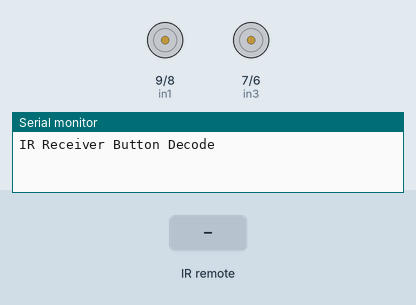
Simulated run of this sketch. Board: Arduino Uno, built with avr-gcc and run on an emulated ATmega328P. On the bench: motor-driver pin pairs drawn as motors (green arrow = first pin HIGH = forward, orange = second pin HIGH = backward, longer = more drive, scaled by the enable pin), the last lines printed to the serial monitor. The test bench sets the inputs (shaded band).

Above: at 1.2 s.
1.3 s: infrared code 0xFF18E7 received
2.8 s: infrared code 0xFF7A85 received
At 4.0 s:
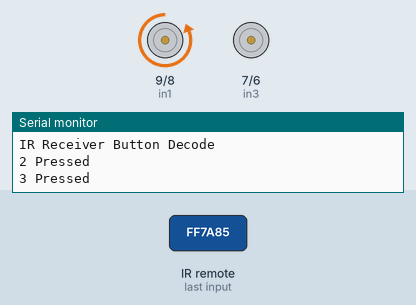
4.3 s: infrared code 0xFF30CF received
At 5.3 s:
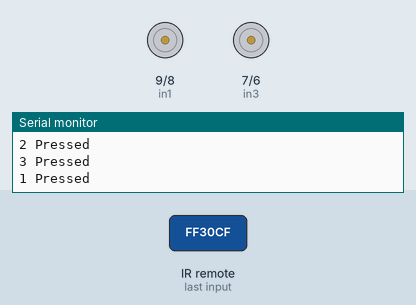
5.8 s: infrared code 0xFF10EF received
7.3 s: infrared code 0xFF5AA5 received
At 8.5 s:
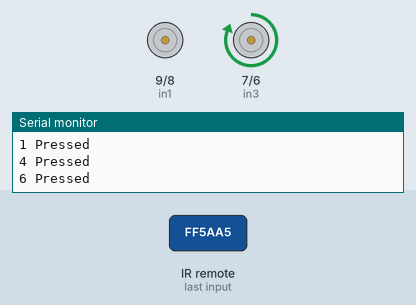
8.8 s: infrared code 0xFF38C7 received
At 9.9 s:
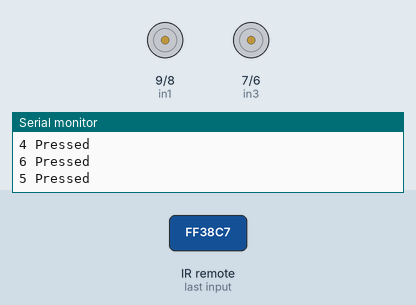
Timing chart, 0 to 11.3 s (numbered marks = the images above; inputs shaded):
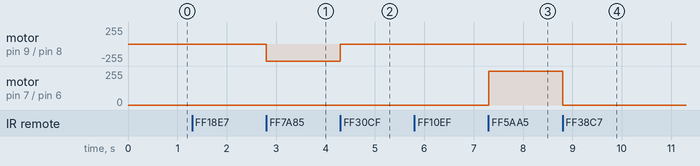

Measured:
- after the input at 2.8 s, motor on pin 9 (in1) / pin 8 (in2): stopped → backward 255/255 at once
- after the input at 4.3 s, motor on pin 9 (in1) / pin 8 (in2): backward 255/255 → stopped at once
- after the input at 7.3 s, motor on pin 7 (in3) / pin 6 (in4): stopped → forward 255/255 at once
- after the input at 8.8 s, motor on pin 7 (in3) / pin 6 (in4): forward 255/255 → stopped at once

The sketch:

Source_Code.ino
```cpp
/*  Gear Motor Control With L298N Motor Controller And IR Remote
 *
 *  GitHub URL - https://github.com/narayanvyas/Gear-Motor-Control-With-Arduino-And-L298N-Motor-Controller
 *
 *  Developed By Web Dev Fusion
 *  URL - https://www.webdevfusion.com
 *
 * Components
 * ----------
 *  - Arduino Uno
 *  - L298N Motor Controller
 *  - IR Remote
 *  - Jumper Wires
 *  - 2 x Gear Motors
 *  - Battery Pack
 *
 *  Libraries
 *  ---------
 *  - IRRemote - https://github.com/z3t0/Arduino-IRremote (Search In Library Manager)
 *
 */

#include "IRremote.h"

int receiver = 11;           // Signal Pin of IR receiver to Arduino Digital Pin 11
IRrecv irrecv(receiver);     // create instance of 'irrecv'
decode_results results;      // create instance of 'decode_results'

// connect motor controller pins to Arduino digital pins
// motor one
int enA = 10;
int in1 = 9;
int in2 = 8;
// motor two
int enB = 5;
int in3 = 7;
int in4 = 6;

void setup()
{
  Serial.begin(9600);
  Serial.println("IR Receiver Button Decode");
  irrecv.enableIRIn(); // Start the receiver
  // set all the motor control pins to outputs
  pinMode(enA, OUTPUT);
  pinMode(enB, OUTPUT);
  pinMode(in1, OUTPUT);
  pinMode(in2, OUTPUT);
  pinMode(in3, OUTPUT);
  pinMode(in4, OUTPUT);
}

void loop()
{
  if (irrecv.decode(&results)) // have we received an IR signal?
  {
    translateIR();
    irrecv.resume(); // receive the next value
  }
}

void translateIR() // takes action based on IR code received
// describing Remote IR codes

{
  switch(results.value)
  {
    case 16724175:
      Serial.println("1 Pressed");
      analogWrite(enA, 0);
      break;
    case 16718055:
      Serial.println("2 Pressed");
      analogWrite(enA, 255);
      break;
    case 16743045:
      Serial.println("3 Pressed");
      digitalWrite(in1, LOW);
      digitalWrite(in2, HIGH);
      break;
    case 16716015:
      Serial.println("4 Pressed");
      digitalWrite(in1, HIGH);
      digitalWrite(in2, LOW);
      break;
    case 16726215:
      Serial.println("5 Pressed");
      analogWrite(enB, 0);
      break;
    case 16734885:
    case 71952287:
      Serial.println("6 Pressed");
      analogWrite(enB, 255);
      digitalWrite(in3, HIGH);
      break;
    case 16728765:
      Serial.println("7 Pressed");
      digitalWrite(in3, LOW);
      digitalWrite(in4, HIGH);
      break;
    case 16730805:
      Serial.println("8 Pressed");
      digitalWrite(in3, HIGH);
      digitalWrite(in4, LOW);
      break;
    case 16732845:
    case 1053031451:
      Serial.println("9 Pressed");
      break;
    case 16738455:
      Serial.println("0 Pressed");
      break;
    default:
      Serial.println("Wrong Button");
      break;
  }
  delay(500);
}
```
